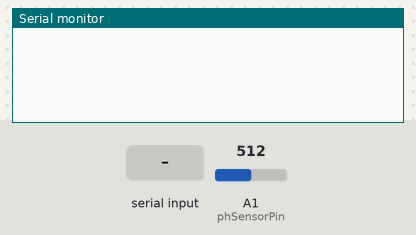
A sketch run on a simulated Arduino Uno, built with avr-gcc and run on an emulated ATmega328P. Shown: the last lines printed to the serial monitor. The inputs (shaded band) are chosen by the test bench; at power-on: A1 (phSensorPin) = 512.

Above: at 1.2 s.
1.3 s: "P90\n" received over Serial
At 1.61 s:
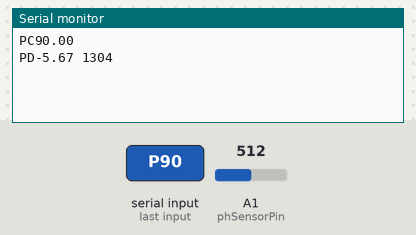
2.8 s: A1 (phSensorPin) set to 716
At 3.2 s:
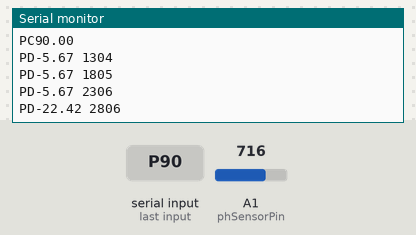
4.3 s: "30,150\n" received over Serial
5.8 s: A1 (phSensorPin) set to 900
At 6.2 s:
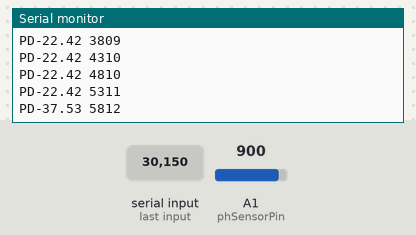
Timing chart, 0 to 8.3 s (numbered marks = the images above; inputs shaded):
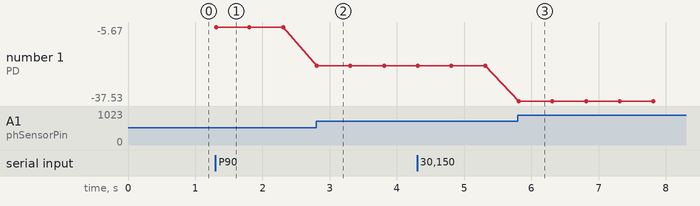

The sketch:

PH.ino
```cpp
#define STATE_WAIT 0
#define STATE_TEMP 1
#define STATE_PH 2
#define STATE_STIR 3
#include <ctype.h>

const int phSensorPin = A1; //TEAM 25's PH probe
const int MotorPin1 = 10;
const int MotorPin2 = 5;
const int controlPinIn = 2;
const int controlPinOut = 4;
const float tolerance = 0.5;

bool pumpOn = false;

int pstate;
float targetPH;
boolean send_confirm = false;

int state_for_char(int c) {
  switch(c) {
    case 'T':
      return STATE_TEMP;
    case 'S':
      return STATE_STIR;
    case 'P':
      return STATE_PH;
    default:
      return STATE_WAIT;
  }
}

void consume(int state, float v) {
  if(state == STATE_PH) {
    int x = (int) v;
    if(targetPH != x) {
      targetPH = x;
      send_confirm = true;
    }
  }
}

void serialEvent() {
  while(Serial.available()) {
    switch(pstate) {
      case STATE_WAIT:
        pstate = state_for_char(Serial.read());
        break;
      case STATE_TEMP:
      case STATE_PH:
      case STATE_STIR:
        float f = Serial.parseFloat();
        consume(pstate, f);
        pstate = STATE_WAIT;
        break;
    }
  }
}

void setup() {
  // put your setup code here, to run once:
  Serial.begin(9600);
  pinMode(phSensorPin,INPUT);
  targetPH = -1;

}

void loop() {

   if(send_confirm) {

      Serial.print("PC");
      Serial.println(targetPH);
      send_confirm = false;
    }

  if(targetPH == -1) {
    return;
  }

  // put your main code here, to run repeatedly:
  double phRawValue = analogRead(phSensorPin) * (5000.00/1023.00);
  double ph = getpH(300, phRawValue);
  //double targetPh = setPH();


   Serial.print("PD");
   Serial.print((float)ph);
   Serial.print(" ");
   Serial.println(millis());

  /**
  //test output of the Ph that is recorded
  Serial.print("Raw Voltage: ");
  Serial.print(phRawValue);
  Serial.print(" ");
  Serial.print(analogRead(A4) * (5000.00/1023.00));
  delay(100);
  Serial.print(" ");
  Serial.print(analogRead(A3) * (5000.00/1023.00));
  delay(100);
  Serial.print(" ");
  Serial.print(analogRead(A2) * (5000.00/1023.00));
  delay(100);
  Serial.print(" ");
  Serial.print(analogRead(A1) * (5000.00/1023.00));
  delay(100);
  Serial.print(" ");
  Serial.print(analogRead(A0) * (5000.00/1023.00));
  delay(100);

  Serial.print("\t Calculated PH: ");
  Serial.print(ph);
  Serial.print("\t Target PH:");
  Serial.println(targetPh);
  **/

  if(ph + tolerance > targetPH){
    digitalWrite(MotorPin1, HIGH);
    pumpOn = true;
  }
  else if(ph < targetPH){
    digitalWrite(MotorPin2, HIGH);
    pumpOn = true;
  }
  else if(pumpOn){
    digitalWrite(MotorPin1, LOW);
    digitalWrite(MotorPin2, LOW);
    pumpOn = false;
  }
  delay(500);
}

double getpH(int temp, double Ex){
  double R = 8.314510;
  double F = 96485.309;
  double Es = 1.748;
  double VperPH;
  double ph;
  VperPH = R * temp * log(10) / F;
  ph = 7 + (Es - Ex/1000)/VperPH;
  return ph;
}

double getPH(int pH){
  String outputString = "//#" + pH;
  //Serial.println(outputString);
}


double setPH(){
  if(Serial.available() > 0){
    char inputString = Serial.read();
    if(inputString == '#'){
      String input = "";
      char externalinput;
      do{
        externalinput = Serial.read();
        if(isDigit(externalinput) || externalinput == '.'){
          input += externalinput;
        }
      }
      while(externalinput != '\n');
      double target = input.toDouble();
      if(target < 0 || target > 14){
        Serial.println("ERROR: Target PH exceeds boundaries (0 to 14)");
      } else {
        return target;
      }
    }
  }
}
```

Measured:
- after the input at 1.3 s, the serial monitor: prints a new line at once (image 1)
- after the input at 2.8 s, the serial monitor: prints a new line at once (image 2)
- after the input at 5.8 s, the serial monitor: prints a new line at once (image 3)
- plotted number 1: -5.67 → -22.42 after the input at 2.8 s, -22.42 → -37.53 after the input at 5.8 s
